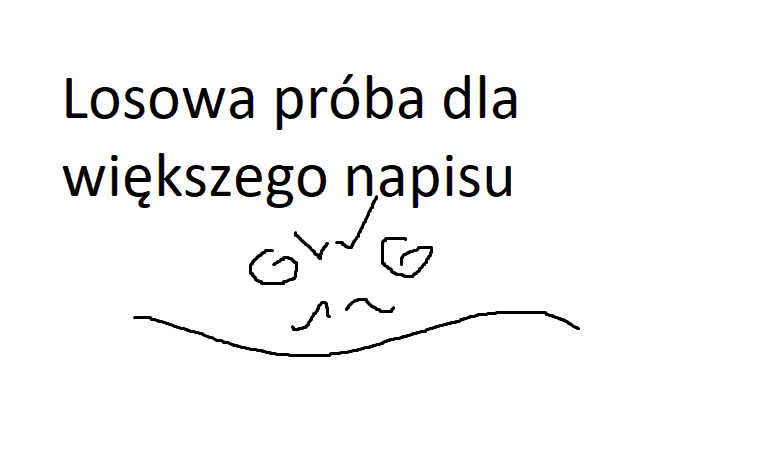
#> input picture lab9/2.bmp, 779 x 454 px
$ python image_encryptor.py
#> lines starting #> are read from the running program, lines starting #| are printed output that depends on the picture
from random import choice

import numpy as np
from PIL import Image

WHITE_BMP = 255
BLACK_BMP = 0


class BitmapEncryptor:
    def __init__(self, path: str):
        """ Open image from given path and prepare a pixel matrix
        """
#> called with path = './2.bmp'
        self.path = path
        self.image = Image.open(self.path)
#> self.image is the input picture: PIL image 779x454 P; mean R, G, B 244.8, 244.8, 244.8
        self.pixels = np.array(self.image)
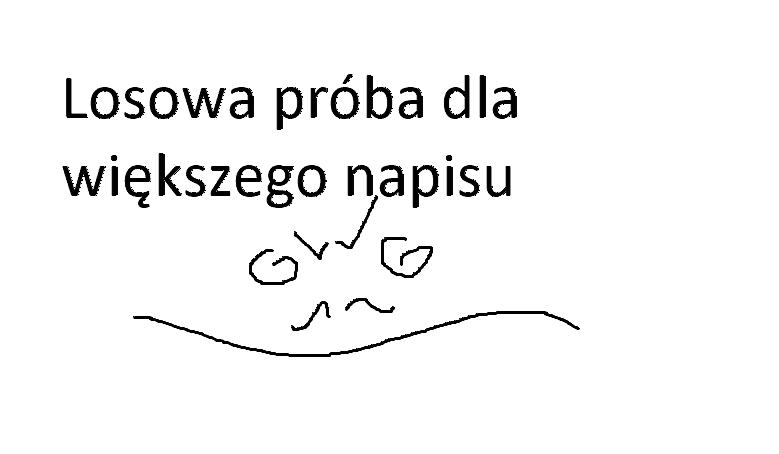
#> self.pixels: shape (454, 779); min 0, max 255, mean 244.5

    def peek(self) -> None:
        """ Open the loaded and processed image in current state in file browser.
        """
        Image.fromarray(self.pixels).show()

    def split_bitmap_in_two(self) -> (Image, Image):
        """ Split a bitmap into two encrypted images.
        """
        width, height = self.image.size
#> width = 779; height = 454
        share1, share2 = np.ndarray((height, width * 2)), np.ndarray((height, width * 2))
        white_variants = [(WHITE_BMP, BLACK_BMP), (BLACK_BMP, WHITE_BMP)]
        black_variants = [((WHITE_BMP, BLACK_BMP), (BLACK_BMP, WHITE_BMP)),
                          ((BLACK_BMP, WHITE_BMP), (WHITE_BMP, BLACK_BMP))]

        position = 0
        for x in range(height):
            for y in range(width):
                if self.pixels[x, y] < WHITE_BMP // 2:  # org is black
                    black1, black2 = choice(black_variants)  # random black combnation

                    share1[x, position] = black1[0]
                    share1[x, position + 1] = black1[1]
                    share2[x, position] = black2[0]
                    share2[x, position + 1] = black2[1]

                else:  # org is white
                    white1, white2 = choice(white_variants)  # random split combination for white pixel
                    share1[x, position] = white1
                    share1[x, position + 1] = white2
                    share2[x, position] = white1
                    share2[x, position + 1] = white2

                position += 2

            position = 0
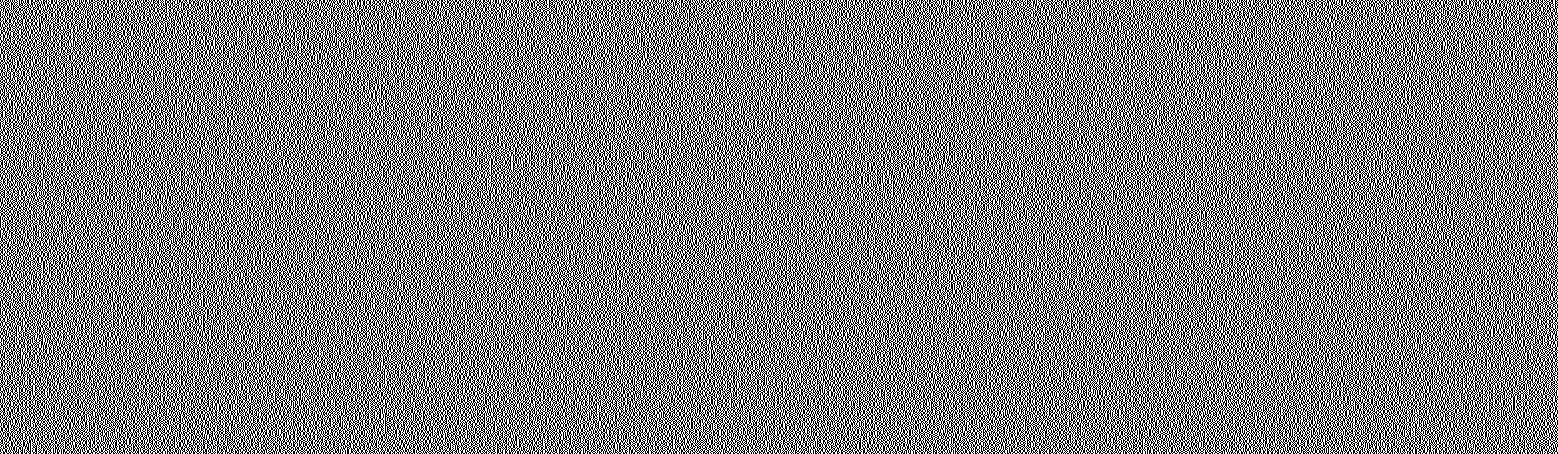
#> share1: shape (454, 1558) float64; 50% white in thin lines or dots
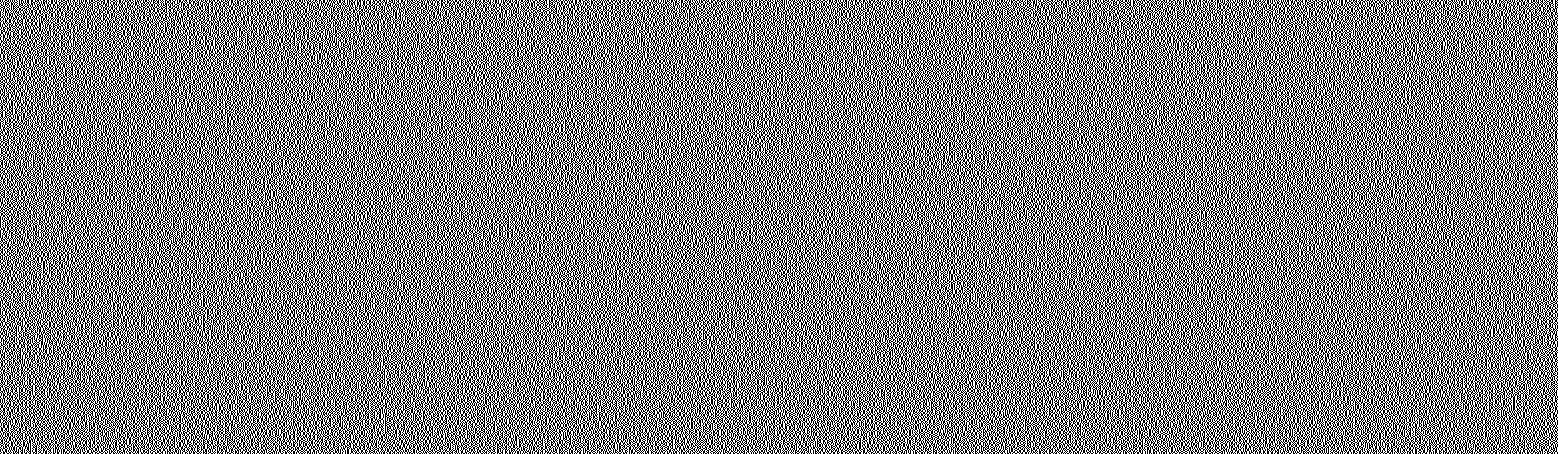
#> share2: shape (454, 1558) float64; 50% white in thin lines or dots
#> `share1, share2 = img.split_bitmap_in_two()`: share1: PIL image 1558x454 F; 50% white in thin lines or dots
#> `share1, share2 = img.split_bitmap_in_two()`: share2: PIL image 1558x454 F; 50% white in thin lines or dots

        return Image.fromarray(share1), Image.fromarray(share2)

    @staticmethod
    def merge_two_bitmaps(image1: Image, image2: Image) -> Image:
        """ Merge two bitmaps into one to reveal the secret.
        """
        width, height = image1.size
#> width = 1558; height = 454
        merged = np.ndarray((height, width))
        share1, share2 = np.array(image1), np.array(image2)

        for x in range(height):
            for y in range(width):
                if share1[x, y] == WHITE_BMP and share2[x, y] == WHITE_BMP:
                    merged[x, y] = WHITE_BMP
                else:
                    merged[x, y] = BLACK_BMP
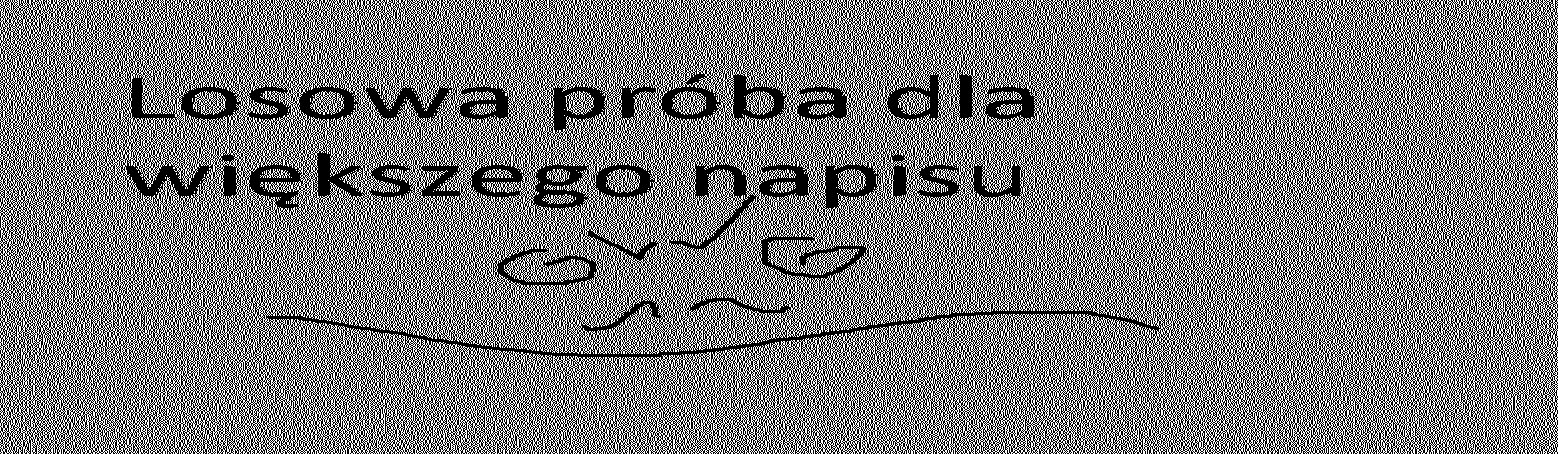
#> merged: shape (454, 1558) float64; 48% white in thin lines or dots

        return Image.fromarray(merged)


if __name__ == '__main__':
    img = BitmapEncryptor('./2.bmp')

    share1, share2 = img.split_bitmap_in_two()

    share1.show()
    share2.show()

    BitmapEncryptor.merge_two_bitmaps(share1, share2).show()

$ run again, with lab9/1.bmp copied over lab9/2.bmp
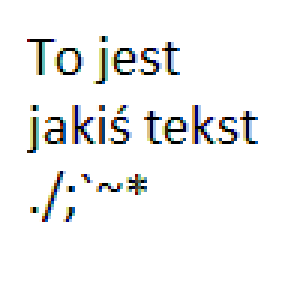
#> input picture lab9/1.bmp, 100 x 100 px (shown 3 times larger)
#> in __init__, self.image is the input picture: PIL image 100x100 P; mean R, G, B 242.4, 242.6, 242.4
#> after the loop in split_bitmap_in_two, `for x in range(height):`:
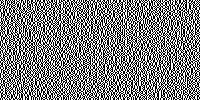
#> share1: shape (100, 200) float64; 50% white in thin lines or dots
#> after the loop in merge_two_bitmaps, `for x in range(height):`:
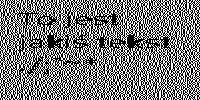
#> merged: shape (100, 200) float64; 47.4% white in thin lines or dots
